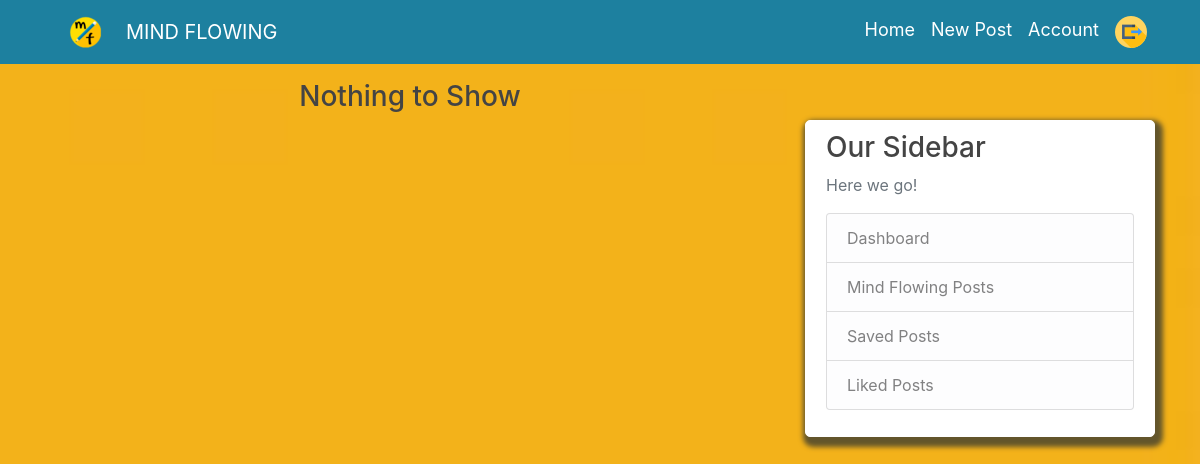
The page /following/Malav (signed in) on the database as committed earlier.
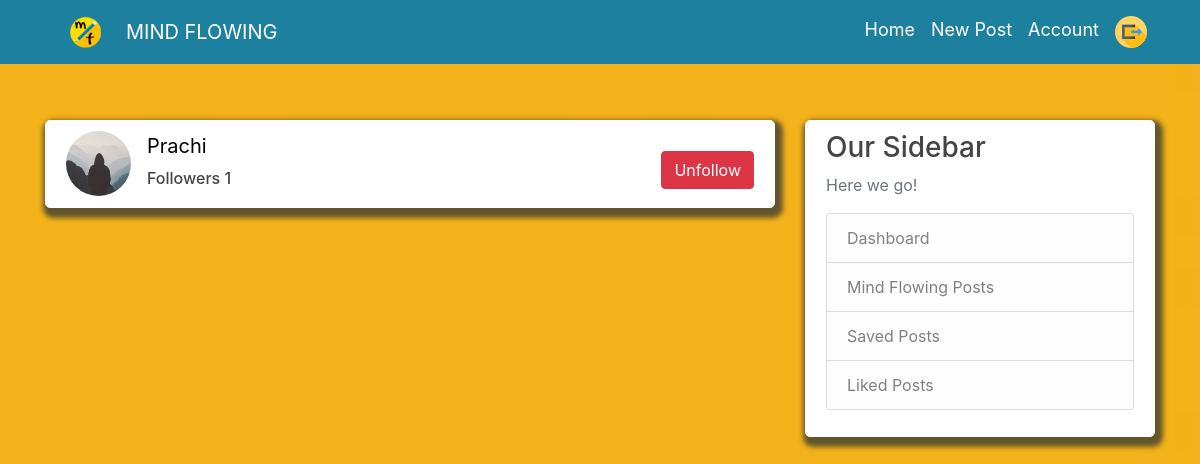
The same page on the database as committed later.
### flaskblog/models.py (models this page shows, shortened)
class User(db.Model, UserMixin):
    id = db.Column(db.Integer, primary_key=True)
    username = db.Column(db.String(20), unique=True, nullable=False)
    email = db.Column(db.String(120), unique=True, nullable=False)
    image_file = db.Column(db.String(20), nullable=False, default='default.jpg')
    password = db.Column(db.String(60), nullable=False)
    posts = db.relationship('Post', backref='author', lazy=True)
    liked = db.relationship('PostLike',foreign_keys='PostLike.user_id', backref='user', lazy='dynamic')
    saved = db.relationship('PostSave',foreign_keys='PostSave.user_id', backref='user', lazy='dynamic')
    unliked = db.relationship('PostUnLike',foreign_keys='PostUnLike.user_id', backref='user', lazy='dynamic')
    commented = db.relationship('PostComment',foreign_keys='PostComment.user_id',backref='user',lazy='dynamic')
    image = db.relationship('PostComment',foreign_keys='PostComment.user_id',backref='img',lazy=True)
    confirmed = db.Column(db.Boolean, nullable=False, default=False)
    followed = db.relationship('Follow',
                               foreign_keys='Follow.follower_id',
                               backref=db.backref('follower', lazy='joined'),
                               lazy='dynamic',
                               cascade='all, delete-orphan')
    followers = db.relationship('Follow',
                                foreign_keys='Follow.followed_id',
                                backref=db.backref('followed', lazy='joined'),
                                lazy='dynamic',
                                cascade='all, delete-orphan')
    def is_following(self, user):
        if user.id is None:
            return False
        return self.followed.filter_by(
            followed_id=user.id).first() is not None

### flaskblog/routes.py (the view)
@app.route('/following/<username>', methods=['GET'])
@login_required
def following(username):
    user =User.query.filter_by(username=username).first()
    userfollow = (db.session.query(Follow.followed_id).filter(Follow.follower_id==user.id))
    users = (db.session.query(User).filter(User.id.in_(userfollow)).all())
    return render_template('user_follow.html', users=users,user=user)

### flaskblog/models.py (called while the page is built)
@login_manager.user_loader
def load_user(user_id):
    return User.query.get(int(user_id))

### flaskblog/templates/user_follow.html
{% extends "layout.html" %}
{% block content %}
{% if users %}
{% for user in users %}
<article class="media content-section">
    <img class="rounded-circle article-img" src="{{ url_for('static', filename='profile_pics/' + user.image_file) }}">
    <div class="media-body">
        <a class="mr-2" style="font-size:20px;color: black; text-decoration: none;"
            href="{{url_for('user_posts',username=user.username)}}">{{ user.username }}</a>
      <div class="pt-2">
        <h6 style="float:left;">Followers {{user.followers.count()}}</h6></div>
    </div>
    {% if user!=current_user %}
        {% if not current_user.is_following(user) %}
        <a href="{{ url_for('follow', username=user.username) }}" style="margin-top: 20px;float: right;;"
            class="btn btn-primary mb-2">Follow</a>
        {% else %}
        <a href="{{ url_for('unfollow', username=user.username) }}" style="margin-top: 20px;float: right"
            class="btn btn-danger mb-2">Unfollow</a>
        {% endif %}
        {% endif %}
</article>
{% endfor %}
{% else %}
<h3 style="text-align: center;">Nothing to Show</h3>
{% endif %}
{% endblock content %}

Rows that differ between the two databases and show on the page:
now on this page (row edited): User: image_file (placeholder picture), username "Prachi", followers.count "1"
Other text that changed with them:
text no longer shown: "Nothing to Show"
